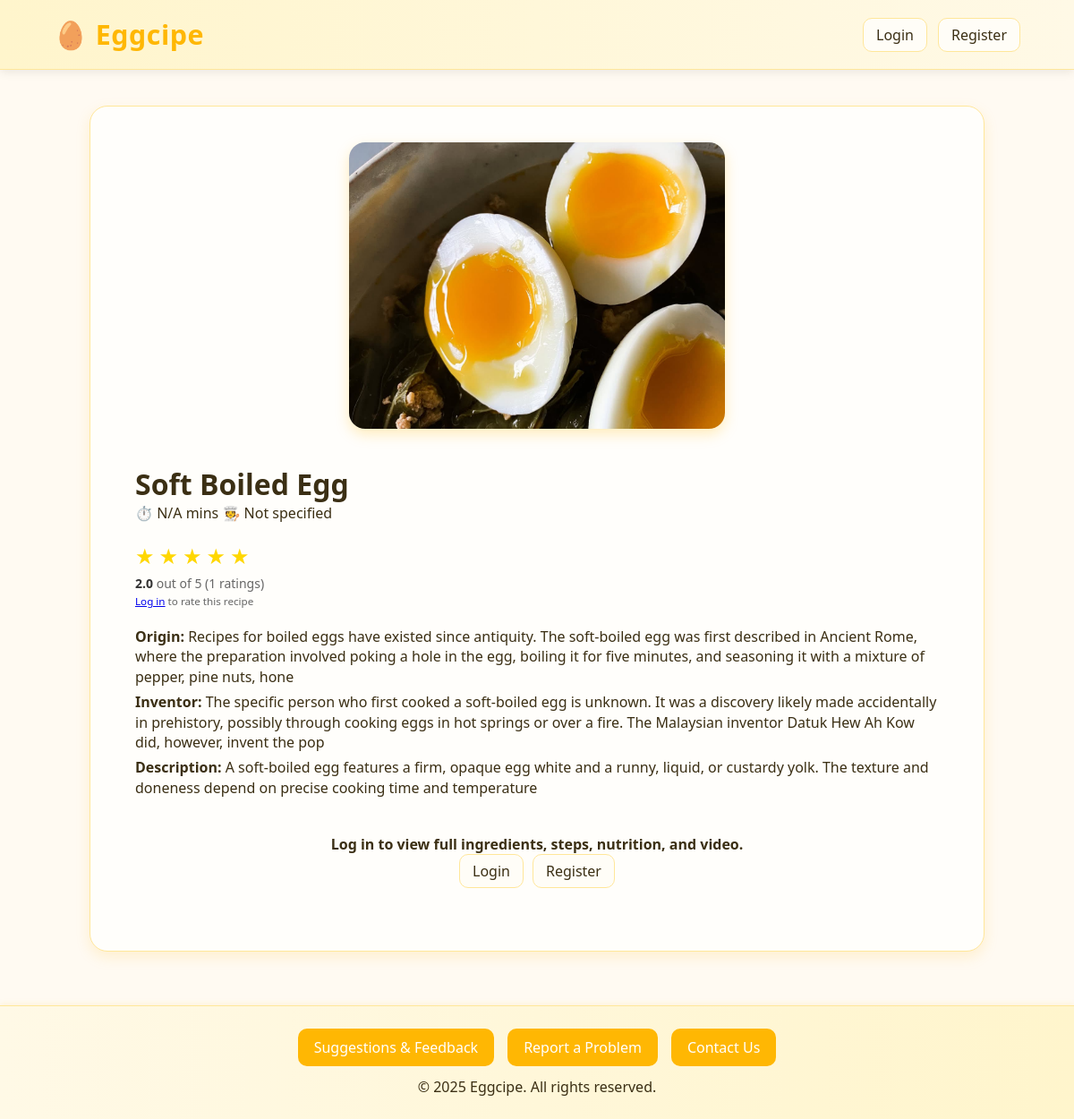
Page /FrontestEnd/recipe-detail.php?id=11 on the committed database.
### tables this page shows
CREATE TABLE `recipes` (
  `id` int(11) NOT NULL,
  `name` varchar(255) NOT NULL,
  `image_url` varchar(255) NOT NULL,
  `info` text NOT NULL,
  `video_url` varchar(500) DEFAULT NULL,
  `origin` varchar(255) DEFAULT NULL,
  `inventor` varchar(255) DEFAULT NULL,
  `description` text DEFAULT NULL,
  `ingredients` text DEFAULT NULL,
  `steps` text DEFAULT NULL,
  `calories` varchar(50) DEFAULT NULL,
  `protein` varchar(50) DEFAULT NULL,
  `fat` varchar(50) DEFAULT NULL,
  `carbs` varchar(50) DEFAULT NULL,
  `sodium` varchar(50) DEFAULT NULL,
  `cholesterol` varchar(50) DEFAULT NULL,
  `dietary_properties` text DEFAULT NULL,
  `created_at` timestamp NOT NULL DEFAULT current_timestamp(),
  `average_rating` decimal(3,1) DEFAULT 0.0,
  `rating_count` int(11) DEFAULT 0
);

### FrontestEnd/recipe-detail.php (the view, shortened to what this page needs)
<?php
require_once 'config.php';
$recipe_id = isset($_GET['id']) ? intval($_GET['id']) : 0;
$stmt = $conn->prepare("SELECT * FROM recipes WHERE id = ?");
$stmt->bind_param("i", $recipe_id);
$stmt->execute();
$result = $stmt->get_result();
$recipe = $result ? $result->fetch_assoc() : null;
$isLoggedIn = isset($_SESSION['user_id']);
$username = $_SESSION['username'] ?? 'Guest';
?>
<!DOCTYPE html>
<html lang="en">
<head>
    <link rel="stylesheet" href="recipe-detail.css?v=2">
    <link rel="stylesheet" href="https://cdnjs.cloudflare.com/ajax/libs/font-awesome/6.0.0/css/all.min.css">
</head>
<body>
    <header class="main-header">
        <a href="index.php" class="logo">🥚 Eggcipe</a>
        <div class="nav-links">
            <?php if ($isLoggedIn): ?>
                <span>Welcome, <?= htmlspecialchars($username); ?>!</span>
                <a href="index.php" class="btn btn-home">Home</a>
                <a href="logout.php" class="btn btn-logout">Logout</a>
            <?php else: ?>
                <a href="login.php" class="btn">Login</a>
                <a href="register.php" class="btn">Register</a>
            <?php endif; ?>
        </div>
    </header>
    <main class="recipe-detail">
        <div class="recipe-header">
            <img src="<?= htmlspecialchars($recipe['image_url']); ?>" alt="<?= htmlspecialchars($recipe['name']); ?>" class="recipe-image">
            <main class="recipe-container">
                <h1><?= htmlspecialchars($recipe['name']); ?></h1>
                <div class="recipe-meta">
                    <span class="cooking-time">⏱️ <?= htmlspecialchars($recipe['cooking_time'] ?? 'N/A'); ?> mins</span>
                    <span class="difficulty">🧑‍🍳 <?= htmlspecialchars(ucfirst($recipe['difficulty'] ?? 'Not specified')); ?></span>
                </div>
                <div class="rating-container">
                    <div class="rating-stars" data-recipe-id="<?= (int)$recipe['id'] ?>">
                        <?php
                        $user_rating = 0;
                        $avg_rating = number_format($recipe['average_rating'] ?? 0, 1);
                        $rating_count = $recipe['rating_count'] ?? 0;
                        for ($i = 1; $i <= 5; $i++) {
                            $active = $i <= $user_rating ? 'active' : '';
                            echo "<span class='star $active' data-rating='$i'>&#9733;</span>";
                        }
                        ?>
                    </div>
                    <div class="rating-text">
                        <span class="rating-average"><?= $avg_rating ?></span> out of 5
                        <span class="rating-count">(<?= (int)$rating_count ?> ratings)</span>
                        <?php if (!$isLoggedIn): ?>
                            <div><small><a href="login.php">Log in</a> to rate this recipe</small></div>
                        <?php endif; ?>
                    </div>
                </div>
                <p class="recipe-info"><strong>Origin:</strong> <?= htmlspecialchars($recipe['origin']); ?></p>
                <p class="recipe-info"><strong>Inventor:</strong> <?= htmlspecialchars($recipe['inventor']); ?></p>
                <p class="recipe-info"><strong>Description:</strong> <?= nl2br(htmlspecialchars($recipe['description'])); ?></p>
            </div>
        <?php if ($isLoggedIn): ?>
        <section class="recipe-ingredients">
            <h2>Ingredients</h2>
            <ul>
                <?php
                $ingredients = explode("\n", $recipe['ingredients'] ?? '');
                foreach ($ingredients as $ingredient):
                    if (trim($ingredient) !== ''):
                ?>
                    <li>• <?= htmlspecialchars($ingredient); ?></li>
                <?php endif; endforeach; ?>
            </ul>
        </section>
        <section class="recipe-steps">
            <h2>Step-by-Step Tutorial</h2>
            <ol>
                <?php
                $steps = explode("\n", $recipe['steps'] ?? '');
                foreach ($steps as $step):
                    if (trim($step) !== ''):
                ?>
                    <li><?= htmlspecialchars($step); ?></li>
                <?php endif; endforeach; ?>
            </ol>
        </section>
        <section class="recipe-nutrition">
            <h2>Complete Nutrition (Per Serving)</h2>
            <div class="nutrition-grid">
                <div><strong>Calories:</strong> <?= htmlspecialchars($recipe['calories']); ?></div>
                <div><strong>Protein:</strong> <?= htmlspecialchars($recipe['protein']); ?></div>
                <div><strong>Fat:</strong> <?= htmlspecialchars($recipe['fat']); ?></div>
                <div><strong>Carbs:</strong> <?= htmlspecialchars($recipe['carbs']); ?></div>
                <div><strong>Sodium:</strong> <?= htmlspecialchars($recipe['sodium']); ?></div>
                <div><strong>Cholesterol:</strong> <?= htmlspecialchars($recipe['cholesterol']); ?></div>
            </div>
        </section>
        <?php if (!empty($recipe['dietary_properties'])): ?>
        <section class="dietary-info">
            <h2>Dietary Properties</h2>
            <ul>
                <?php
                $props = explode("\n", $recipe['dietary_properties']);
                foreach ($props as $prop):
                    if (trim($prop) !== ''):
                ?>
                    <li>• <?= htmlspecialchars($prop); ?></li>
                <?php endif; endforeach; ?>
            </ul>
        </section>
        <?php endif; ?>
        <section class="recipe-video">
            <h2>Video Tutorial</h2>
            <div class="video-wrapper">
                <?php if (!empty($recipe['video_url'])): ?>
                    <iframe src="<?= htmlspecialchars($recipe['video_url']); ?>" frameborder="0"
                            allow="accelerometer; autoplay; clipboard-write; encrypted-media; gyroscope; picture-in-picture"
                            allowfullscreen></iframe>
                <?php else: ?>
                    <p>No video available for this recipe yet.</p>
                <?php endif; ?>
            </div>
        </section>
        <?php
        $commentsAll = [];
        $commentsRes = $conn->prepare("SELECT id, user_id, username, content, likes, created_at FROM comments WHERE recipe_id = ? ORDER BY likes DESC, created_at DESC");
        if ($commentsRes === false) {
            error_log("DB prepare failed (comments SELECT): " . $conn->error);
        } else {
            $commentsRes->bind_param('i', $recipe_id);
            $commentsRes->execute();
            $g = $commentsRes->get_result();
            $commentsAll = $g ? $g->fetch_all(MYSQLI_ASSOC) : [];
            $commentsRes->close();
        }
        $topThree = array_slice($commentsAll, 0, 3);
        $moreComments = array_slice($commentsAll, 3);
        ?>
        <section class="comments">
            <h2>Comments</h2>
            <?php if ($isLoggedIn): ?>
            <form id="commentForm" class="comment-form">
                <textarea id="commentContent" name="content" rows="3" maxlength="1000" placeholder="Share your thoughts..." required></textarea>
                <input type="hidden" id="commentRecipeId" name="recipe_id" value="<?= (int)$recipe_id ?>">
                <button type="submit" class="view-btn">Post Comment</button>
            </form>
            <?php else: ?>
            <p class="comment-hint"><a href="login.php">Log in</a> to post a comment.</p>
            <?php endif; ?>
            <div class="comments-list" id="topComments">
                <?php foreach ($topThree as $c): ?>
                <div class="comment" data-comment-id="<?= (int)$c['id'] ?>">
                    <div class="comment-head">
                        <strong><?= htmlspecialchars($c['username']) ?></strong>
                        <span class="date"><?= htmlspecialchars($c['created_at']) ?></span>
                    </div>
                    <div class="comment-body"><?= nl2br(htmlspecialchars($c['content'])) ?></div>
                    <div class="comment-actions">
                        <button class="like-btn" data-id="<?= (int)$c['id'] ?>" <?= $isLoggedIn ? '' : 'disabled' ?>>👍 <span class="likes-count"><?= (int)$c['likes'] ?></span></button>
                    </div>
                </div>
                <?php endforeach; ?>
            </div>
            <?php if (count($moreComments) > 0): ?>
            <button id="showMoreComments" class="view-btn" style="margin:12px 0;">Click to scroll for more comments</button>
            <div class="comments-list" id="moreComments" style="display:none;">
                <?php foreach ($moreComments as $c): ?>
                <div class="comment" data-comment-id="<?= (int)$c['id'] ?>">
                    <div class="comment-head">
                        <strong><?= htmlspecialchars($c['username']) ?></strong>
                        <span class="date"><?= htmlspecialchars($c['created_at']) ?></span>
                    </div>
                    <div class="comment-body"><?= nl2br(htmlspecialchars($c['content'])) ?></div>
                    <div class="comment-actions">
                        <button class="like-btn" data-id="<?= (int)$c['id'] ?>" <?= $isLoggedIn ? '' : 'disabled' ?>>👍 <span class="likes-count"><?= (int)$c['likes'] ?></span></button>
                    </div>
                </div>
                <?php endforeach; ?>
            </div>
            <?php endif; ?>
        </section>
        <?php else: ?>
        <section class="guest-gate" style="text-align:center; margin: 30px 0;">
            <p><strong>Log in to view full ingredients, steps, nutrition, and video.</strong></p>
            <div style="display:flex; gap:10px; justify-content:center;">
                <a href="login.php" class="btn">Login</a>
                <a href="register.php" class="btn">Register</a>
            </div>
        </section>
        <?php endif; ?>
    </main>
    <footer class="main-footer">
        <div class="footer-buttons">
             <a href="feedback.php" class="footer-btn">Suggestions & Feedback</a>
            <a href="report.php" class="footer-btn">Report a Problem</a>
            <a href="contact.php" class="footer-btn">Contact Us</a>
        </div>
        <p>&copy; <?= date('Y'); ?> Eggcipe. All rights reserved.</p>
    </footer>
</body>
</html>

### FrontestEnd/recipe-detail.css (style rules this page uses)
* { margin: 0; padding: 0; box-sizing: border-box; }
body { font-family: 'Segoe UI', sans-serif; background: #fffaf2; color: #3b2f14; display: flex; flex-direction: column; min-height: 100vh; }
.main-header { display: flex; justify-content: space-between; align-items: center; background: linear-gradient(90deg, #fff5cc, #fff9e6); padding: 18px 60px; box-shadow: 0 3px 10px rgba(0, 0, 0, 0.08); position: sticky; top: 0; z-index: 10; border-bottom: 1px solid #ffe79a; }
.logo { font-size: 1.9rem; font-weight: bold; color: #ffb703; text-decoration: none; letter-spacing: 0.5px; }
.nav-links { display: flex; align-items: center; gap: 12px; }
.nav-links .btn, .btn { text-decoration: none; color: #3b2f14; font-weight: 500; border: 1px solid #ffe79a; padding: 7px 14px; border-radius: 10px; transition: all 0.3s ease; background: #fffdf7; }
.recipe-detail { flex: 1; width: 90%; max-width: 1000px; margin: 40px auto 60px; background: #fffefb; border-radius: 20px; box-shadow: 0 6px 16px rgba(255, 183, 3, 0.15); padding: 40px 50px; border: 1px solid #ffe79a; }
.recipe-header { display: flex; flex-wrap: wrap; gap: 40px; align-items: center; justify-content: center; margin-bottom: 35px; }
.recipe-image { width: 420px; height: 320px; max-width: 100%; object-fit: cover; border-radius: 18px; box-shadow: 0 6px 15px rgba(255, 183, 3, 0.25); }
.recipe-info { font-size: 1rem; color: #3b2f14; margin-bottom: 6px; line-height: 1.4; }
.main-footer { text-align: center; padding: 25px 0; background: linear-gradient(90deg, #fff9e6, #fff5cc); border-top: 1px solid #ffe79a; box-shadow: 0 -2px 6px rgba(255, 183, 3, 0.1); }
.footer-buttons { display: flex; justify-content: center; gap: 15px; flex-wrap: wrap; margin-bottom: 12px; }
.footer-btn { text-decoration: none; background: #ffb703; color: #fff; padding: 10px 18px; border-radius: 10px; transition: all 0.3s ease; font-weight: 500; }

### FrontestEnd/recipe-detail.php (style rules this page uses)
.rating-container { margin: 20px 0; }
.rating-stars { color: #ffd700; font-size: 24px; cursor: pointer; }
.rating-stars .star { display: inline-block; margin-right: 5px; cursor: pointer; }
.rating-text { margin-top: 5px; font-size: 14px; color: #666; }
.rating-average { font-weight: bold; color: #333; }
.rating-count { color: #666; }

### rows in the picture
recipes: image_url (picture), name "Soft Boiled Egg", average_rating "2.0", rating_count "1", origin "Recipes for boiled eggs have existed since antiquity. The soft-boiled egg was first described in Ancient Rome, where the preparation involved poking a hole in the egg, boiling it for five minutes, and seasoning it with a mixture of pepper, pine nuts, hone", inventor "The specific person who first cooked a soft-boiled egg is unknown. It was a discovery likely made accidentally in prehistory, possibly through cooking eggs in hot springs or over a fire. The Malaysian inventor Datuk Hew Ah Kow did, however, invent the pop", description "A soft-boiled egg features a firm, opaque egg white and a runny, liquid, or custardy yolk. The texture and doneness depend on precise cooking time and temperature"

### other values in the picture
$recipe['cooking_time'] "N/A"
$recipe['difficulty'] "Not specified"
